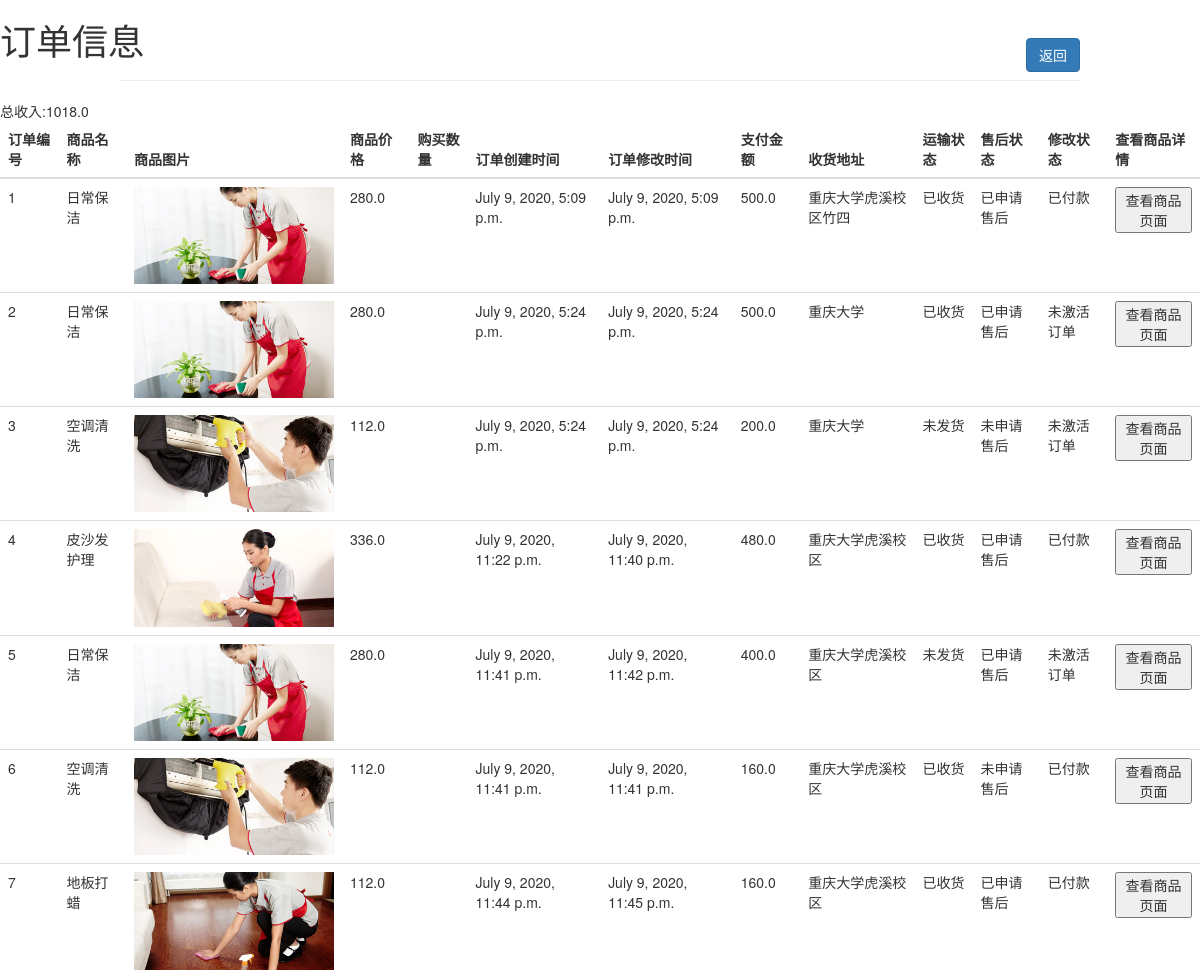
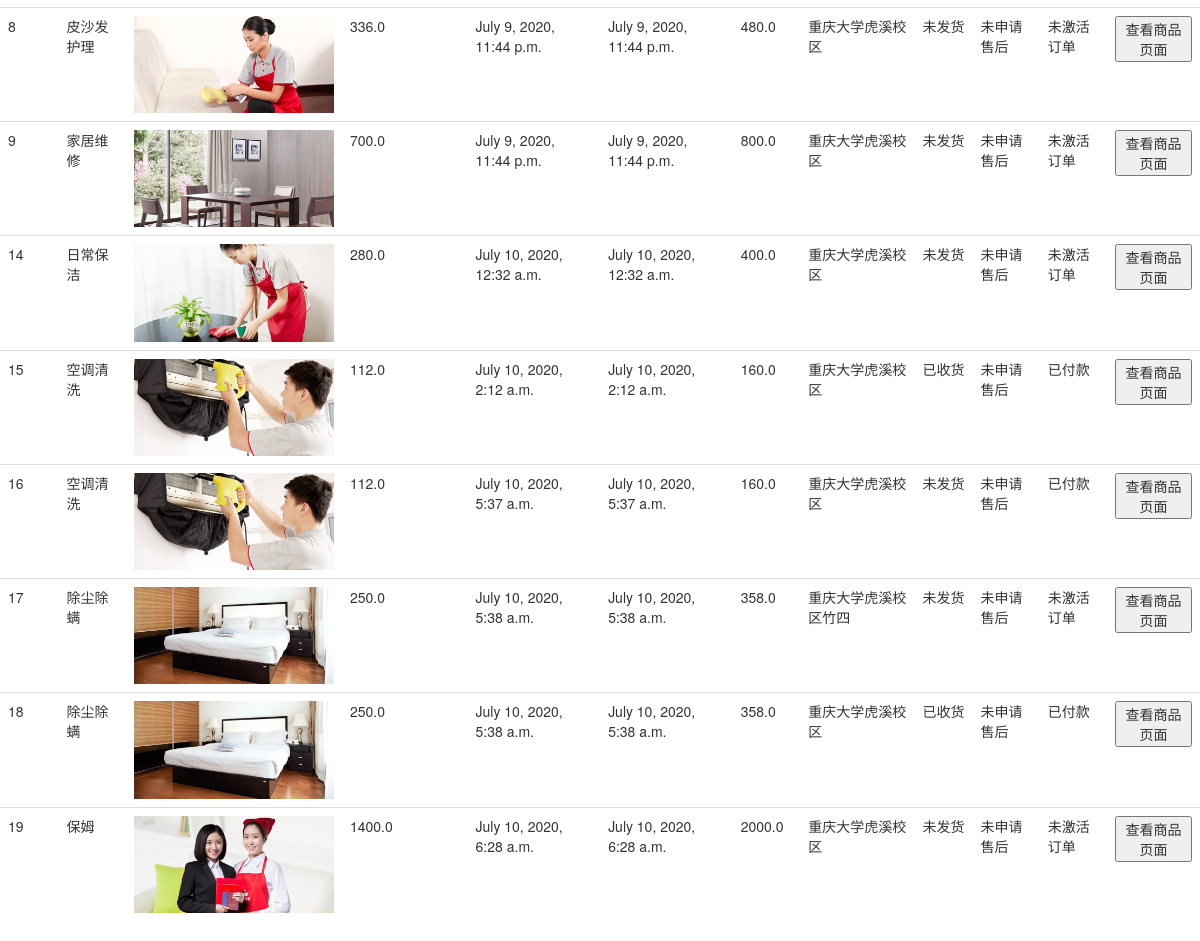
/merchant/showOrders/ (signed in), run on the app's committed database (2 pictures, top to bottom).
### merchant/models.py (models this page shows)
class Merchant(models.Model):
    user = models.OneToOneField(User, unique=True, on_delete=models.CASCADE)
    merchantName = models.CharField(max_length=50, blank=True)
    income = models.FloatField(blank=True, default=0)
    reputation = models.CharField(max_length=50, blank=True)
    phone = models.CharField(max_length=16, blank=True)

class Order(models.Model):
    id = models.AutoField(primary_key='True')
    merchID = models.IntegerField(default=0)
    cusID = models.IntegerField(default=0)
    goodsID = models.IntegerField(default=0)
    starttime = models.DateTimeField(auto_now=False, auto_now_add=True)
    modtime = models.DateTimeField(auto_now=True, auto_now_add=False)
    address = models.CharField(max_length=100)
    transSta = models.IntegerField(default=0)
    afterSta = models.IntegerField(default=0)
    modSta = models.IntegerField(default=0)
    goodsNum = models.IntegerField(default=1)
    price = models.FloatField(default=0.0)
    paySta = models.IntegerField(default=0)

class Goods(models.Model):
    id = models.AutoField(primary_key='True')
    merchID = models.IntegerField()
    goodsName = models.CharField(max_length=32)
    image = models.CharField(max_length=128)
    price = models.FloatField(default=0.0)
    type = models.CharField(max_length=32)
    num = models.IntegerField()
    description = models.TextField('商品描述', max_length=255)
    goodsSta = models.IntegerField(default=0)
    frozen = models.IntegerField(default=0)

### merchant/views.py (the view)
# urls.py: path('merchant/showOrders/', views.showOrders),
@login_required
def showOrders(request):
    merchantID = request.user.id
    orderList = Order.objects.filter(merchID=merchantID)
    goodsList = Goods.objects.none()
    for order in orderList:
        goodsList = goodsList | Goods.objects.filter(id=order.goodsID)
    merchant = Merchant.objects.get(user_id=merchantID)
    income = merchant.income
    context = dict()
    context['orderList'] = orderList
    context['goodsList'] = goodsList
    context['income'] = income
    return render(request, 'showOrders.html', context)

### merchant/templates/showOrders.html (shortened to what this page needs)
<!DOCTYPE html>
<html lang="en">
<head>
    {% load static %}
<link href="https://cdn.staticfile.org/twitter-bootstrap/3.3.7/css/bootstrap.min.css" rel="stylesheet">
</head>
<body>
<h1>订单信息</h1>
    <a style="position: absolute; top: 2%; right: 10%;" class="btn btn-primary" href="/merchant/merchantHome/">返回</a>
<hr width="80%">
<div>总收入:{{ income }}</div>
<div>
<table class="table table-hover">
    <thead>
        <tr>
            <th>订单编号</th>
            <th>商品名称</th>
            <th>商品图片</th>
            <th>商品价格</th>
            <th>购买数量</th>
            <th>订单创建时间</th>
            <th>订单修改时间</th>
            <th>支付金额</th>
            <th>收货地址</th>
            <th>运输状态</th>
            <th>售后状态</th>
            <th>修改状态</th>
            <th>查看商品详情</th>
        </tr>
    </thead>
    <tbody>
             {% for order in orderList %}
                {% for goods in goodsList %}
                    {% ifequal goods.id order.goodsID %}
                        <tr>
                            <td>{{ order.id }}</td>
                        <td>{{ goods.goodsName }}</td>
                        <td><img width="200px" src="{% static goods.image %}"></td>
                        <td>{{ goods.price }}</td>
                        <td>{{ order.goodNum }}</td>
                        <td>{{ order.starttime }}</td>
                        <td>{{ order.modtime }}</td>
                        <td>{{ order.price }}</td>
                        <td>{{ order.address }}</td>
                        {% ifequal order.transSta 0%}
                                <td>未发货</td>
                            {% else  %}
                             {% ifequal order.transSta 1%}
                                  <td>已发货</td>
                                  {% else %}
                                     {% ifequal order.transSta 2 %}
                                        <td>已收货</td>
                                     {% endifequal %}
                              {% endifequal %}
                         {%  endifequal %}
                          {% ifequal order.afterSta 0%}
                            <td>未申请售后</td>
                           {% else  %}
                             {% ifequal order.afterSta 1%}
                                    <td>已申请售后</td>
                                    {% else %}
                                      {% ifequal order.afterSta 2 %}
                                      <td>售后服务完成</td>
                                       {% endifequal %}
                            {% endifequal %}
                        {%  endifequal %}
                        {% ifequal order.paySta -1%}
                            <td>未激活订单</td>
                        {% else  %}
                            {% ifequal order.paySta 0%}
                                <td>未付款</td>
                                {% else %}
                                    {% ifequal order.paySta 1%}
                                    <td>已付款</td>
                                    {% endifequal %}
                            {% endifequal %}
                        {%  endifequal %}
            <td>
                <button id="btnUpdate" onclick="goodInfo({{ order.goodsID }})">查看商品页面</button>
            </td>
            </tr>
                    {% endifequal %}
                {% endfor %}
        {% empty %}
        <p>Sorry, no orders here!</p>
      {% endfor %}
    </tbody>
</table>
</div>
</body>
</html>

### data on the page
Merchant: income "1018.0"
Order: id "1", starttime "July 9, 2020, 5:09 p.m.", modtime "July 9, 2020, 5:09 p.m.", price "500.0", address "重庆大学虎溪校区竹四"
Goods: goodsName "日常保洁", image (picture), price "280.0"
Order: id "2", starttime "July 9, 2020, 5:24 p.m.", modtime "July 9, 2020, 5:24 p.m.", price "500.0", address "重庆大学"
Order: id "3", starttime "July 9, 2020, 5:24 p.m.", modtime "July 9, 2020, 5:24 p.m.", price "200.0", address "重庆大学"
Goods: goodsName "空调清洗", image (picture), price "112.0"
Order: id "4", starttime "July 9, 2020, 11:22 p.m.", modtime "July 9, 2020, 11:40 p.m.", price "480.0", address "重庆大学虎溪校区"
Goods: goodsName "皮沙发护理", image (picture), price "336.0"
Order: id "5", starttime "July 9, 2020, 11:41 p.m.", modtime "July 9, 2020, 11:42 p.m.", price "400.0", address "重庆大学虎溪校区"
Order: id "6", starttime "July 9, 2020, 11:41 p.m.", modtime "July 9, 2020, 11:41 p.m.", price "160.0", address "重庆大学虎溪校区"
Order: id "7", starttime "July 9, 2020, 11:44 p.m.", modtime "July 9, 2020, 11:45 p.m.", price "160.0", address "重庆大学虎溪校区"
Goods: goodsName "地板打蜡", image (picture), price "112.0"
Order: id "8", starttime "July 9, 2020, 11:44 p.m.", modtime "July 9, 2020, 11:44 p.m.", price "480.0", address "重庆大学虎溪校区"
Order: id "9", starttime "July 9, 2020, 11:44 p.m.", modtime "July 9, 2020, 11:44 p.m.", price "800.0", address "重庆大学虎溪校区"
Goods: goodsName "家居维修", image (picture), price "700.0"
Order: id "14", starttime "July 10, 2020, 12:32 a.m.", modtime "July 10, 2020, 12:32 a.m.", price "400.0", address "重庆大学虎溪校区"
Order: id "15", starttime "July 10, 2020, 2:12 a.m.", modtime "July 10, 2020, 2:12 a.m.", price "160.0", address "重庆大学虎溪校区"
Order: id "16", starttime "July 10, 2020, 5:37 a.m.", modtime "July 10, 2020, 5:37 a.m.", price "160.0", address "重庆大学虎溪校区"
Order: id "17", starttime "July 10, 2020, 5:38 a.m.", modtime "July 10, 2020, 5:38 a.m.", price "358.0", address "重庆大学虎溪校区竹四"
Goods: goodsName "除尘除螨", image (picture), price "250.0"
Order: id "18", starttime "July 10, 2020, 5:38 a.m.", modtime "July 10, 2020, 5:38 a.m.", price "358.0", address "重庆大学虎溪校区"
Order: id "19", starttime "July 10, 2020, 6:28 a.m.", modtime "July 10, 2020, 6:28 a.m.", price "2000.0", address "重庆大学虎溪校区"
Goods: goodsName "保姆", image (picture), price "1400.0"
